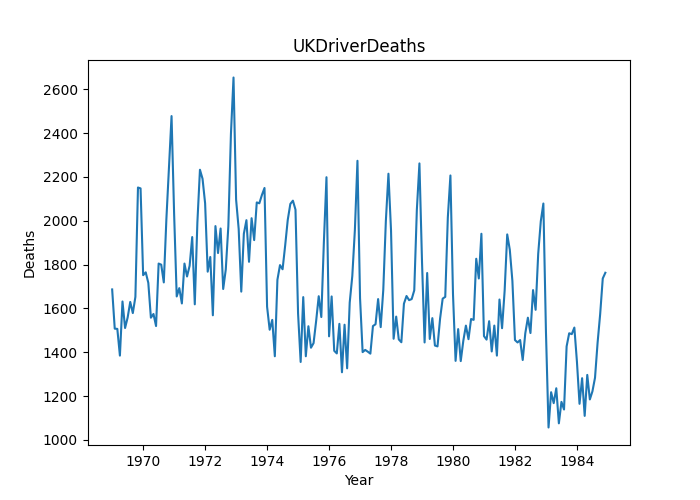

Reproduce this figure in Python.
"""
UKDriverDeaths.

PyDataset Documentation (adopted from R Documentation):

Road Casualties in Great Britain 1969–84

`UKDriverDeaths` is a time series giving the monthly totals of car drivers in
Great Britain killed or seriously injured Jan 1969 to Dec 1984. Compulsory
wearing of seat belts was introduced on 31 Jan 1983.

`Seatbelts` is more information on the same problem.

`Seatbelts` is a multiple time series, with columns

- `DriversKilled`: car drivers killed.
- `drivers`: same as `UKDriverDeaths`.
- `front`: front-seat passengers killed or seriously injured.
- `rear`: rear-seat passengers killed or seriously injured.
- `kms`: distance driven.
- `PetrolPrice`: petrol price.
- `VanKilled`: number of van (‘light goods vehicle’) drivers.
- `law`: 0/1: was the law in effect that month?

Sources:

Harvey, A.C. (1989) _Forecasting, Structural Time Series Models and the Kalman
Filter._ Cambridge University Press, pp. 519–523.

Durbin, J. and Koopman, S. J. (2001) _Time Series Analysis by State Space
Methods._ Oxford University Press. http://www.ssfpack.com/dkbook/

Reference:

Harvey, A. C. and Durbin, J. (1986) The effects of seat belt legislation on
British road casualties: A case study in structural time series modelling.
_Journal of the Royal Statistical Society_ series B, **149**, 187–227.
"""
from matplotlib import pyplot as plt
from pydataset import data
import os

dataset_name = 'UKDriverDeaths'
# data(dataset_name, show_doc=True)
df = data(dataset_name)
print(df.head())

plt.plot(df['time'], df['UKDriverDeaths'])
plt.xlabel('Year')
plt.ylabel('Deaths')
plt.title(dataset_name)

if 'pydataset' in os.getcwd():
    plt.savefig(dataset_name)
else:
    plt.savefig(os.path.join('pydataset', dataset_name))
